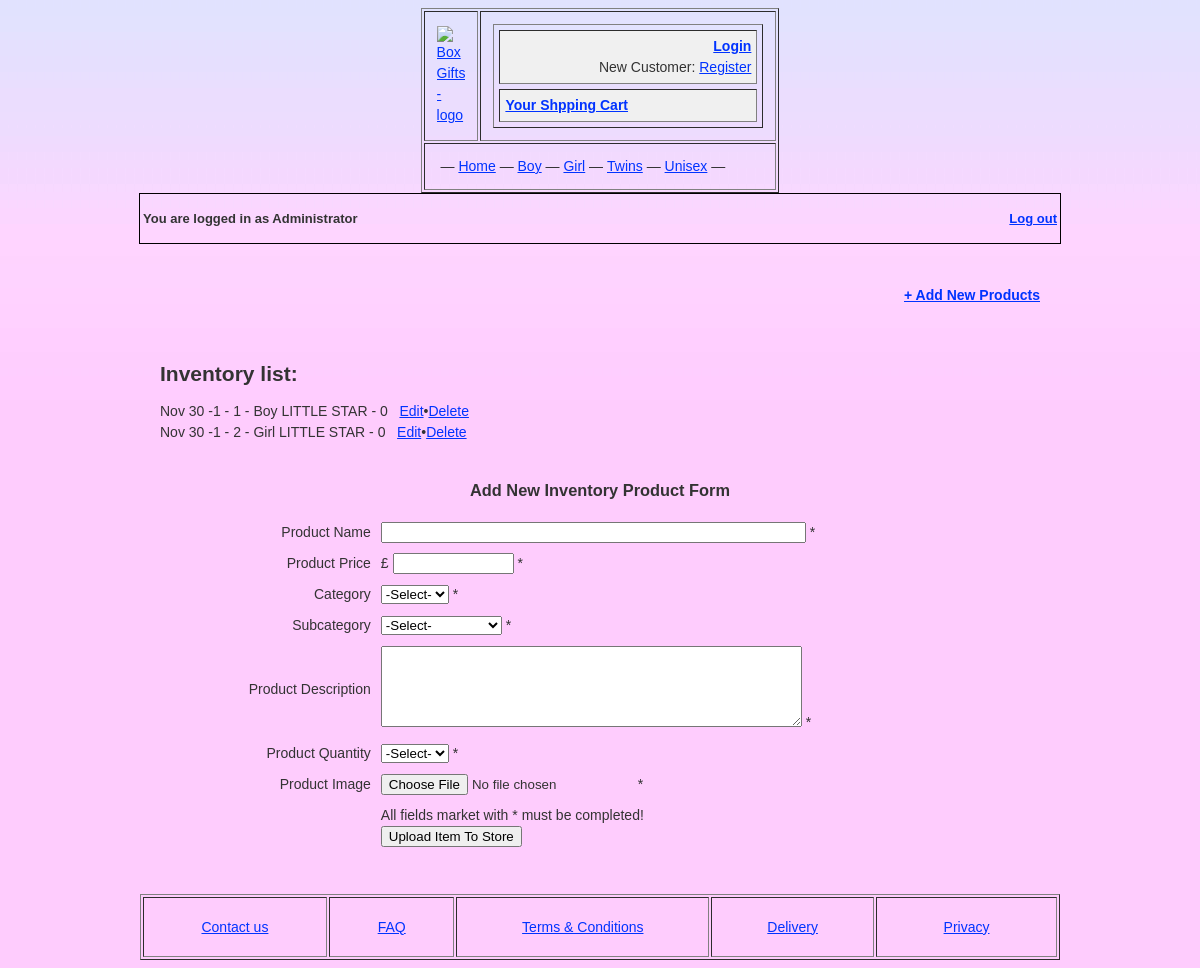
Before: /admin/inventory_list.php (signed in) with the older database file.
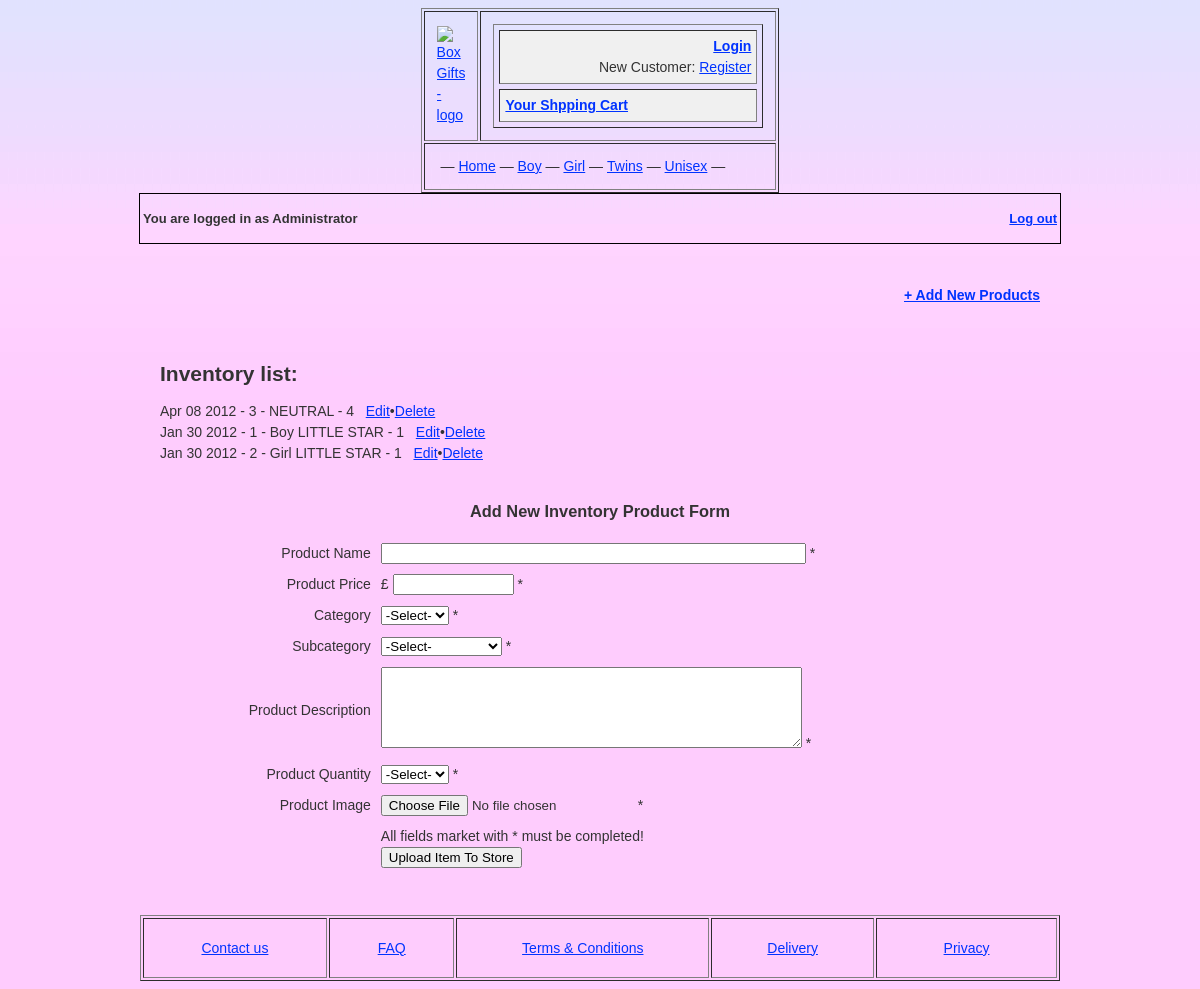
After: the same page with the newer database file.
### tables this page shows
CREATE TABLE IF NOT EXISTS `products` (
  `id` bigint(125) NOT NULL AUTO_INCREMENT,
  `productName` varchar(125) NOT NULL,
  `productPrice` float NOT NULL,
  `productCategory` varchar(100) NOT NULL,
  `productSubcategory` varchar(100) NOT NULL,
  `productDescription` text,
  `productQuantity` bigint(20) NOT NULL,
  `productDateAdded` date NOT NULL,
  PRIMARY KEY (`id`),
  UNIQUE KEY `productName` (`productName`),
  KEY `id` (`id`,`productName`)
);

### store/storescripts/mysql.inc.php (called while the page is built, shortened)
<?php
function connect()
{
$db_Link = mysql_connect(DB_HOST, DB_USER, DB_PASS) or die ('Cannot connect to the MySQL Server. Please go and check your username, password and database parameters in your configuration file.');
return $db_Link;
}
function query($query)
{
if(!isset($db_Link))
$db_Link = connect();
$result = mysql_query($query, $db_Link) or die('Error: ' . mysql_error());
$lastInsertID = mysql_insert_id($db_Link);
$returnArray = array();
$i=0;
while ($row = mysql_fetch_array($result, MYSQL_BOTH))
if ($row)
$returnArray[$i++]=$row;
return $returnArray;
}
?>

### admin/inventory_list.php (the view, shortened to what this page needs)
<?php
$product_list = "";
$sql = "SELECT * FROM products ORDER BY productDateAdded DESC";
$res = query($sql);
if($res) {
foreach ($res as $row) {
		$id = $row["id"];
		$productName = $row["productName"];
		$productDateAdded = strftime("%b %d %Y",strtotime($row["productDateAdded"]));
		$productQuantity = $row["productQuantity"];
		$product_list .= "$productDateAdded - $id - $productName - $productQuantity &nbsp;&nbsp;<a href='inventory_edit.php?pid=$id'>Edit</a>&bull;<a href='inventory_list.php?deleteid=$id'>Delete</a><br/>";
}
}else{
	$product_list = "You have no products on you system yet";
}
?>
<!DOCTYPE HTML>
<html>
<head>
<link rel="stylesheet" href="../css/mainStyle.css" type="text/css" media="screen">
</head>
<body>
<div align="center" id="mainWraper">
  <?php include_once("../store/template_header.php");?>
    <div align="left"; style="margin-left:auto; margin-right:auto; width:920px; border: 1px solid #000;">
    <table align="center" width="920px" border="0">
  <tr>
    <td width="549" align="left"><h1 style="font-size: 13px;">You are logged in as Administrator</h1></td>
    <td width="71" align="right"><h2 style="font-size: 13px;"> <a href="../store/storescripts/logout.php">Log out</a></h2></td>
  </tr>
</table>
  </div>
	<div id="pageContent" style="margin-left:auto; margin-right:auto; width:920px;"><br/>
    <div align="right" style="margin-left:auto; margin-right:auto; width:880px; padding: 20px;"><a href="inventory_list.php#inventoryForm"><strong>+ Add New Products</strong></a></div>
   	 <div align="left"; style="margin-left:auto; margin-right:auto; width:880px; padding: 20px;"">
       <h2>Inventory list:</h2>
   	   <?php echo $product_list;?>
</div>
     <h3>Add New Inventory Product Form</h3>
     <form action="inventory_list.php" enctype="multipart/form-data" name="myForm" id="myForm" method="POST">
     <table width="90%" border="0" cellspacing="0" cellpadding="5">
       <tr>
         <td align="right">Product Name</td>
         <td><label>
         <input name="productName" type="text" id="productName" size="50"/>
         </label>*</td>
       </tr>
       <tr>
         <td align="right">Product Price</td>
         <td><label>
         £
         <input name="productPrice" type="text" id="textfield" size="12"/>
         </label>*</td>
       </tr>
       <tr>
         <td align="right">Category</td>
         <td><label>
         <select name="productCategory" id="category">
         <option value="">-Select-</option>
         </select>
         </label>*</td>
       </tr>
       <tr>
         <td align="right">Subcategory</td>
         <td><label>
         <select name="productSubcategory" id="subcategory">
         <option value="">-Select-</option>
         </select>
         </label>*</td>
       </tr>
       <tr>
         <td align="right">Product Description</td>
         <td><label>
         <textarea name="productDescription" id="textarea" cols="50" rows="5"></textarea>
         </label>*</td>
       </tr>
       <td align="right">Product Quantity</td>
         <td><label>
         <select name="productQuantity" id="quantity">
         <option value="">-Select-</option>
         </select>
         </label>*</td>
       <tr>
         <td align="right">Product Image</td>
         <td><label>
         <input type="file" name="fileField" id="fileField"/>
         </label>*</td>
       </tr>
       <tr>
         <td>&nbsp;</td>
         <td><label>All fields market with * must be completed!<br/>
         <input type="submit" name="button" id="button" value="Upload Item To Store"/>
         </label></td>
       </tr>
     </table>
     </form>
     <br/>
     <br/>
  </div>
<?php include_once("../store/template_footer.php");?>
</div>
</body>
</html>

Changed rows visible on the page:
added products: productDateAdded "Apr 08 2012", id "3", productName "NEUTRAL", productQuantity "4"
changed products "Boy LITTLE STAR": productDateAdded "Nov 30 -1" → "Jan 30 2012"; productQuantity "0" → "1"
changed products "Girl LITTLE STAR": productDateAdded "Nov 30 -1" → "Jan 30 2012"; productQuantity "0" → "1"
